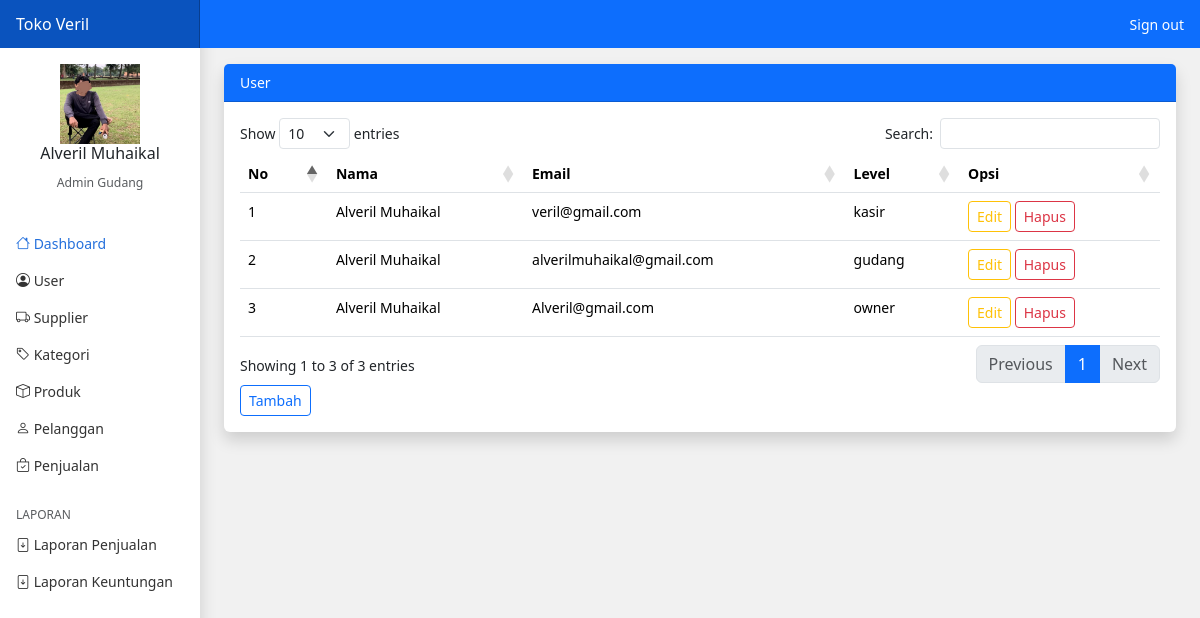
The page /gudang/index.php?page=user (signed in) on the database its author committed.
### tables this page shows
CREATE TABLE `user` (
  `id_user` int(11) NOT NULL,
  `id_toko` int(11) NOT NULL,
  `email_user` varchar(100) NOT NULL,
  `password_user` varchar(100) NOT NULL,
  `nama_user` varchar(100) NOT NULL,
  `level_user` enum('kasir','gudang','owner') NOT NULL
);

### gudang/user.php (the view)
<?php
$id_toko =$_SESSION['user']['id_toko'];
$user = array();
$ambil = $koneksi->query("SELECT * FROM user WHERE id_toko ='$id_toko'");
while($tiap = $ambil->fetch_assoc())
{
    $user[] = $tiap;
}
?>
<div class="card border-0 shadow">
    <div class="card-header bg-primary text-white">User</div>
    <div class="card-body">
        <table class="table" id="example">
            <thead>
                <tr>
                    <th>No</th>
                    <th>Nama</th>
                    <th>Email</th>
                    <th>Level</th>
                    <th>Opsi</th>
                </tr>
            </thead>
            <tbody>
                <?php foreach ($user as $key => $value): ?>
                <tr>
                    <td><?php echo $key +1 ?></td>
                    <td><?php echo $value["nama_user"] ?></td>
                    <td><?php echo $value["email_user"] ?></td>
                    <td><?php echo $value["level_user"] ?></td>
                    <td>
                        <a class="btn btn-outline-warning btn-sm" href="index.php?page=user_edit&id=<?php echo $value["id_user"] ?>">Edit</a>
                        <a class="btn btn-outline-danger btn-sm" href="index.php?page=user_hapus&id=<?php echo $value["id_user"] ?>">Hapus</a>
                    </td>
                </tr>
                <?php endforeach ?>
            </tbody>
        </table>
        <a class="btn btn-outline-primary btn-sm" href="index.php?page=user_tambah">Tambah</a>
    </div>
</div>

### assets/css/dashboard.css (style rules this page uses)
body { font-size: .875rem; }

### rows shown on the page
user: nama_user "Alveril Muhaikal", email_user "veril@gmail.com", level_user "kasir"
user: nama_user "Alveril Muhaikal", email_user "alverilmuhaikal@gmail.com", level_user "gudang"
user: nama_user "Alveril Muhaikal", email_user "Alveril@gmail.com", level_user "owner"

### other values the page prints
$_SESSION['user']['nama_user'] "Alveril Muhaikal"
